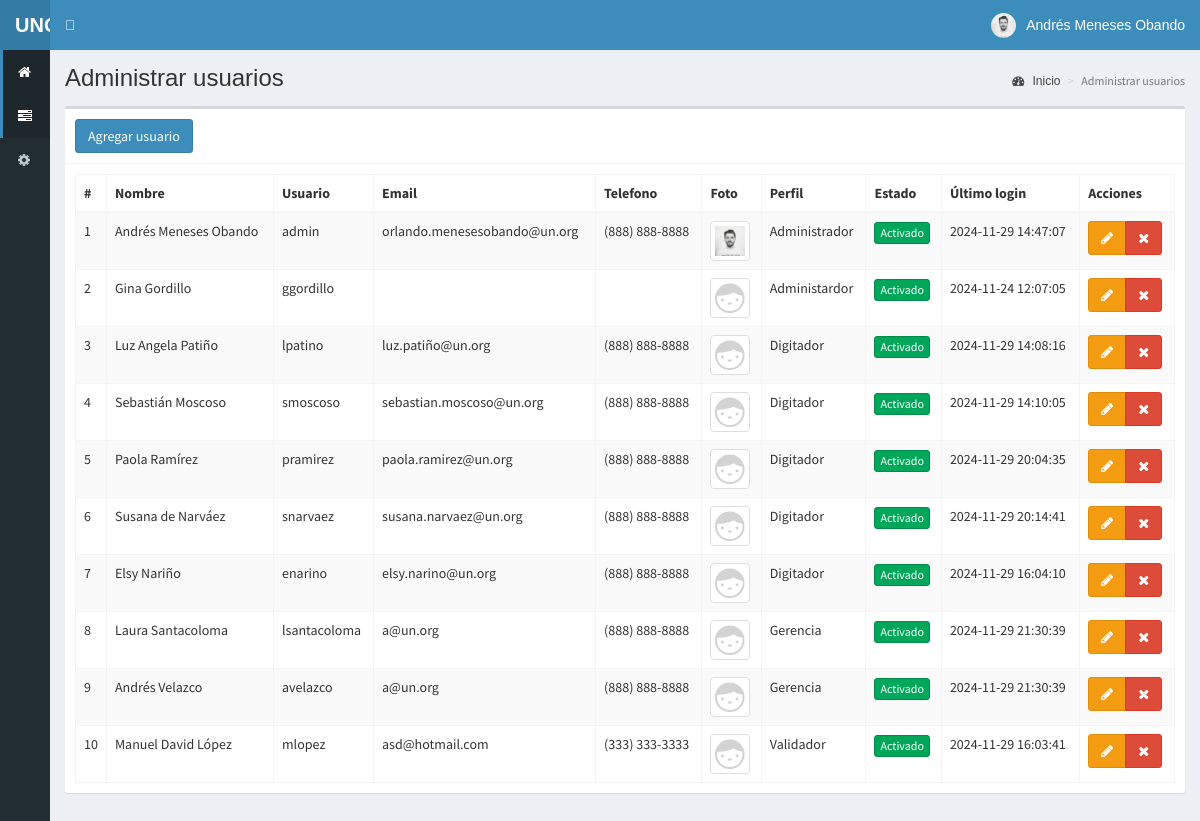
/usuarios (signed in), run on the app's committed database.
### tables this page shows
CREATE TABLE `usuarios` (
  `id` int(11) NOT NULL,
  `nombre` text NOT NULL,
  `usuario` text NOT NULL,
  `password` text NOT NULL,
  `perfil` text NOT NULL,
  `foto` text NOT NULL,
  `email` text DEFAULT NULL,
  `telefono` text DEFAULT NULL,
  `estado` int(11) NOT NULL,
  `ultimo_login` datetime NOT NULL,
  `fecha` timestamp NOT NULL DEFAULT current_timestamp() ON UPDATE current_timestamp()
);

### controladores/plantilla.controlador.php (called while the page is built)
<?php
class ControladorPlantilla{
	static public function ctrPlantilla(){
		include "vistas/plantilla.php";
	}
}

### index.php (called while the page is built, shortened)
<?php
require_once "controladores/plantilla.controlador.php";
require_once "controladores/usuarios.controlador.php";
require_once "controladores/tipos.controlador.php";
require_once "modelos/usuarios.modelo.php";
$plantilla = new ControladorPlantilla();
$plantilla -> ctrPlantilla();

### controladores/usuarios.controlador.php (called while the page is built, shortened)
<?php
class ControladorUsuarios{
	static public function ctrMostrarUsuarios($item, $valor){
		$tabla = "usuarios";
		$respuesta = ModeloUsuarios::MdlMostrarUsuarios($tabla, $item, $valor);
		return $respuesta;
	}
}

### modelos/conexion.php (called while the page is built)
<?php
class Conexion {
	static public function conectar() {
		try {
			$link = new PDO("mysql:host=127.0.0.1;port=3306;dbname=testsegoliamb",
			                "root",
			                "");
			$link->exec("set names utf8");
			return $link;
		} catch (PDOException $e) {
			echo "Error de conexión: " . $e->getMessage();
			return null;
		}
	}
}

### modelos/usuarios.modelo.php (called while the page is built, shortened)
<?php
require_once "conexion.php";
class ModeloUsuarios{
	static public function mdlMostrarUsuarios($tabla, $item, $valor){
		if($item != null){
			$stmt = Conexion::conectar()->prepare("SELECT * FROM $tabla WHERE $item = :$item");
			$stmt -> bindParam(":".$item, $valor, PDO::PARAM_STR);
			$stmt -> execute();
			return $stmt -> fetch();
		}else{
			$stmt = Conexion::conectar()->prepare("SELECT * FROM $tabla");
			$stmt -> execute();
			return $stmt -> fetchAll();
		}
	}
}

### vistas/modulos/usuarios.php (the view, shortened to what this page needs)
<div class="content-wrapper">
  <section class="content-header">
    <h1>
      Administrar usuarios
    </h1>
    <ol class="breadcrumb">
      <li><a href="inicio"><i class="fa fa-dashboard"></i> Inicio</a></li>
      <li class="active">Administrar usuarios</li>
    </ol>
  </section>
  <section class="content">
    <div class="box">
      <div class="box-header with-border">
        <button class="btn btn-primary" data-toggle="modal" data-target="#modalAgregarUsuario">
          Agregar usuario
        </button>
      </div>
      <div class="box-body">
       <table class="table table-bordered table-striped dt-responsive tablas" width="100%">
        <thead>
         <tr>
           <th style="width:10px">#</th>
           <th>Nombre</th>
           <th>Usuario</th>
           <th>Email</th>
           <th>Telefono</th>
           <th>Foto</th>
           <th>Perfil</th>
           <th>Estado</th>
           <th>Último login</th>
           <th>Acciones</th>
         </tr>
        </thead>
        <tbody>
        <?php
        $item = null;
        $valor = null;
        $usuarios = ControladorUsuarios::ctrMostrarUsuarios($item, $valor);
       foreach ($usuarios as $key => $value){
          echo ' <tr>
                  <td>'.($key+1).'</td>
                  <td>'.$value["nombre"].'</td>
                  <td>'.$value["usuario"].'</td>
                  <td>'.$value["email"].'</td>
                  <td>'.$value["telefono"].'</td>';
                  if($value["foto"] != ""){
                    echo '<td><img src="'.$value["foto"].'" class="img-thumbnail" width="40px"></td>';
                  }else{
                    echo '<td><img src="vistas/img/usuarios/default/anonymous.png" class="img-thumbnail" width="40px"></td>';
                  }
                  echo '<td>'.$value["perfil"].'</td>';
                  if($value["estado"] != 0){
                    echo '<td><button class="btn btn-success btn-xs btnActivar" idUsuario="'.$value["id"].'" estadoUsuario="0">Activado</button></td>';
                  }else{
                    echo '<td><button class="btn btn-danger btn-xs btnActivar" idUsuario="'.$value["id"].'" estadoUsuario="1">Desactivado</button></td>';
                  }
                  echo '<td>'.$value["ultimo_login"].'</td>
                  <td>
                    <div class="btn-group">
                      <button class="btn btn-warning btnEditarUsuario" idUsuario="'.$value["id"].'" data-toggle="modal" data-target="#modalEditarUsuario"><i class="fa fa-pencil"></i></button>
                      <button class="btn btn-danger btnEliminarUsuario" idUsuario="'.$value["id"].'" fotoUsuario="'.$value["foto"].'" usuario="'.$value["usuario"].'"><i class="fa fa-times"></i></button>
                    </div>
                  </td>
                </tr>';
        }
        ?>
        </tbody>
       </table>
      </div>
    </div>
  </section>
</div>

### vistas/plantilla.php (shortened to what this page needs)
<!DOCTYPE html>
<html lang="es">
<head>
    <link rel="stylesheet" href="vistas/bower_components/bootstrap/dist/css/bootstrap.min.css">
    <link rel="stylesheet" href="vistas/bower_components/font-awesome/css/font-awesome.min.css">
    <link rel="stylesheet" href="vistas/bower_components/Ionicons/css/ionicons.min.css">
    <link rel="stylesheet" href="vistas/dist/css/AdminLTE.css">
    <link rel="stylesheet" href="vistas/dist/css/skins/_all-skins.min.css">
    <link rel="stylesheet" href="vistas/bower_components/datatables.net-bs/css/dataTables.bootstrap.min.css">
    <link rel="stylesheet" href="vistas/bower_components/datatables.net-bs/css/responsive.bootstrap.min.css">
    <link rel="stylesheet" href="vistas/plugins/iCheck/all.css">
    <link rel="stylesheet" href="vistas/bower_components/bootstrap-daterangepicker/daterangepicker.css">
    <link rel="stylesheet" href="vistas/bower_components/morris.js/morris.css">
</head>
<body class="hold-transition skin-blue sidebar-collapse sidebar-mini login-page">
    <?php
    if (isset($_SESSION["iniciarSesion"]) && $_SESSION["iniciarSesion"] == "ok") {
        echo '<div class="wrapper">';
        include "modulos/cabezote.php";
        if ($_GET["ruta"] != "primer-acceso") {
            include "modulos/menu.php";
        }
        if (isset($_GET["ruta"])) {
            $ruta = $_GET["ruta"];
            $modulosPermitidos = [
                "inicio", "usuarios", "validacion", "donantes", "departamentos", "municipios", "encuesta",
                "lista-encuesta","ejes", "actividades", "reportes/actividades", "grafica.ajax", "ajax/reportes.ajax",
                "tareas", "detalle-tarea", "tipos", "reportes1", "dashboard", "reportes", "reporte",
                "primer-acceso", "salir"
            ];
            if (in_array($ruta, $modulosPermitidos)) {
                include "modulos/$ruta.php";
            } else {
                include "modulos/404.php";
            }
        } else {
            include "modulos/inicio.php";
        }
        echo '</div>';
    } else {
        include "modulos/login.php";
    }
    ?>
</body>
</html>

### vistas/modulos/cabezote.php (shortened to what this page needs)
<header class="main-header">
    <a href="index.php" class="logo">
      <span ><b>UNODC</b></span>
    </a>
	<nav class="navbar navbar-static-top" role="navigation">
	 	<a href="#" class="sidebar-toggle" data-toggle="push-menu" role="button">
           </a>
		<div class="navbar-custom-menu">
			<ul class="nav navbar-nav">
				<li class="dropdown user user-menu">
					<a href="#" class="dropdown-toggle" data-toggle="dropdown">
					<?php
					if($_SESSION["foto"] != ""){
						echo '<img src="'.$_SESSION["foto"].'" class="user-image">';
					}else{
						echo '<img src="vistas/img/usuarios/default/anonymous.png" class="user-image">';
					}
					?>
						<span class="hidden-xs"><?php  echo $_SESSION["nombre"]; ?></span>
					</a>
				</li>
			</ul>
		</div>
	</nav>
 </header>

### vistas/modulos/menu.php
<aside class="main-sidebar">
   <section class="sidebar">
    <ul class="sidebar-menu">
    <?php
    if($_SESSION["perfil"] == "Administrador"){
      echo '<li class="active">
        <a href="inicio">
          <i class="fa fa-home"></i>
          <span>Inicio</span>
        </a>
      </li>';
      echo '<li class="active">
        <a href="lista-encuesta">
          <i class="fa fa-tasks"></i>
          <span>Encuesta</span>
        </a>
      </li>
      ';
    }
    if($_SESSION["perfil"] == "Administrador"){
      echo '<li class="treeview">
        <a href="#">
          <i class="fa fa-cog"></i>
          <span>Administrar</span>
          <span class="pull-right-container">
            <i class="fa fa-angle-left pull-right"></i>
          </span>
        </a>
        <ul class="treeview-menu">
          <a href="#">
          <li>
          <a href="usuarios">
            <i class="fa fa-user"></i>
            <span>Usuarios</span>
          </a>
          </li>
          <li>
            <a href="donantes">
            <i class="fa fa-university" aria-hidden="true"></i>
            <span>Donantes</span>
            </a>
          </li>
          <li>
          <a href="ejes">
          <i class="fa fa-anchor" aria-hidden="true"></i>
          <span>Ejes</span>
          </a>
          </li>
          <li>
          <a href="departamentos">
          <i class="fa fa-map-pin" aria-hidden="true"></i>
          <span>Departamentos</span>
          </a>
          </li>
          <li>
          <a href="municipios">
        <i class="fa fa-map-marker" aria-hidden="true"></i>
          <span>Municipios</span>
          </a>
          </li>
          <li>
          <a href="actividades">
          <i class="fa fa-tasks" aria-hidden="true"></i>
          <span>Actividades</span>
          </a>
          </li>
          <li>
          <a href="tipos">
          <i class="fa fa-bullseye" aria-hidden="true"></i>
          <span>Tipo de actividades</span>
          </a>
          </li>
          <li>
          </a>
          </li>
      ';
    }
    ?>
   </section>
</aside>

### vistas/plantilla.php (style rules this page uses)
p, h1, h2, h3, h4, a, span { font-family: 'MiFuente', Arial, sans-serif !important; }

### data on the page
usuarios: nombre "Andrés Meneses Obando", usuario "admin", email "orlando.menesesobando@un.org", telefono "(888) 888-8888", foto (picture), perfil "Administrador", ultimo_login "2024-11-29 14:47:07"
usuarios: nombre "Gina Gordillo", usuario "ggordillo", perfil "Administardor", ultimo_login "2024-11-24 12:07:05"
usuarios: nombre "Luz Angela Patiño", usuario "lpatino", email "luz.patiño@un.org", telefono "(888) 888-8888", perfil "Digitador", ultimo_login "2024-11-29 14:08:16"
usuarios: nombre "Sebastián Moscoso", usuario "smoscoso", email "sebastian.moscoso@un.org", telefono "(888) 888-8888", perfil "Digitador", ultimo_login "2024-11-29 14:10:05"
usuarios: nombre "Paola Ramírez", usuario "pramirez", email "paola.ramirez@un.org", telefono "(888) 888-8888", perfil "Digitador", ultimo_login "2024-11-29 20:04:35"
usuarios: nombre "Susana de Narváez", usuario "snarvaez", email "susana.narvaez@un.org", telefono "(888) 888-8888", perfil "Digitador", ultimo_login "2024-11-29 20:14:41"
usuarios: nombre "Elsy Nariño", usuario "enarino", email "elsy.narino@un.org", telefono "(888) 888-8888", perfil "Digitador", ultimo_login "2024-11-29 16:04:10"
usuarios: nombre "Laura Santacoloma", usuario "lsantacoloma", email "a@un.org", telefono "(888) 888-8888", perfil "Gerencia", ultimo_login "2024-11-29 21:30:39"
usuarios: nombre "Andrés Velazco", usuario "avelazco", email "a@un.org", telefono "(888) 888-8888", perfil "Gerencia", ultimo_login "2024-11-29 21:30:39"
usuarios: nombre "Manuel David López", usuario "mlopez", email "asd@hotmail.com", telefono "(333) 333-3333", perfil "Validador", ultimo_login "2024-11-29 16:03:41"

### other printed values
$_SESSION["nombre"] "Andrés Meneses Obando"
